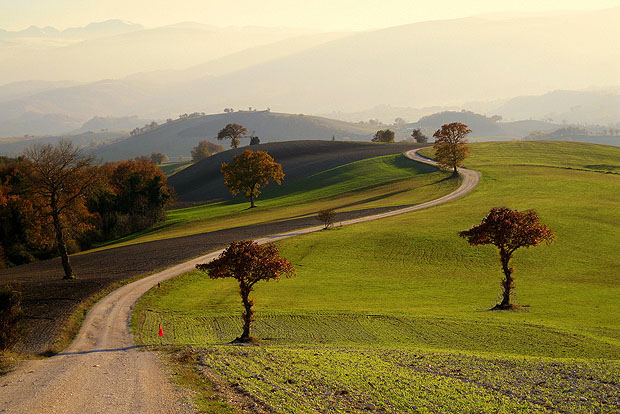
#> input picture src/uploaded_image.png, 620 x 414 px; its folder holds only this picture in this run
$ python -i data_utils.py   (imports and definitions only)
#> lines starting #> are read from the running program, lines starting #| are printed output that depends on the picture
import os
import cv2
import numpy as np
from tqdm import tqdm
import joblib
import random
import torch
from torch.utils.data import Dataset


# ==============================
# CONFIGURATION
# ==============================
PATCH_SIZE = 96
SIFT_FEATURES = 500  # balanced (400–800 recommended)
CONTRAST_THRESHOLD = 0.02
EDGE_THRESHOLD = 15
ENTROPY_RADIUS = 3


# ==============================
# UTIL FUNCTIONS
# ==============================
# [95 lines left out: functions load_casia_dataset, split_dataset, not called in this run]


# ==============================
# ENTROPY + SIFT EXTRACTION
# ==============================
def compute_entropy(img_gray, radius=ENTROPY_RADIUS):
    """
    Computes local entropy for grayscale image.
    """
    kernel_size = 2 * radius + 1
    hist = cv2.calcHist([img_gray], [0], None, [256], [0, 256])
    prob = hist / np.sum(hist)
    entropy = -np.sum(prob * np.log2(prob + 1e-9))
    ent_img = cv2.blur(img_gray.astype(np.float32), (kernel_size, kernel_size))
    return ent_img / np.max(ent_img)


def extract_sift_on_entropy(img, entropy_radius=ENTROPY_RADIUS, max_kp=SIFT_FEATURES):
    """
    Extracts SIFT features from entropy-enhanced grayscale image.
    """
     # ⚡ ADD THESE 4 LINES ONLY:
    h, w = img.shape[:2]
    if h > 512 or w > 512:
        scale = 512 / max(h, w)
        img = cv2.resize(img, (int(w * scale), int(h * scale)))

    gray = cv2.cvtColor(img, cv2.COLOR_BGR2GRAY)
    ent_norm = compute_entropy(gray, entropy_radius)
    ent_norm = (255 * (ent_norm / np.max(ent_norm))).astype(np.uint8)

    sift = cv2.SIFT_create(nfeatures=max_kp, contrastThreshold=CONTRAST_THRESHOLD, edgeThreshold=EDGE_THRESHOLD)
    kps, descs = sift.detectAndCompute(ent_norm, None)

    if kps is None or len(kps) == 0:
        print("⚠️ No keypoints detected for image — skipping.")
        return [], None, gray, None, 1.0

    return kps, descs, gray, ent_norm, 1.0


# ==============================
# PATCH EXTRACTION (safe)
# ==============================
def extract_patch(gray, kp, size=PATCH_SIZE):
    """
    Safely extracts a square patch around a keypoint.
    """
    x, y = int(kp.pt[0]), int(kp.pt[1])
    half = size // 2
    h, w = gray.shape

    # Clip coordinates to avoid out-of-bound errors
    x1, y1 = max(0, x - half), max(0, y - half)
    x2, y2 = min(w, x + half), min(h, y + half)

    patch = gray[y1:y2, x1:x2]

    # Skip if patch empty or too small
    if patch.size == 0 or patch.shape[0] < 5 or patch.shape[1] < 5:
        return None

    try:
        patch_resized = cv2.resize(patch, (size, size))
    except cv2.error:
        return None

    return patch_resized


# ==============================
# PAIR GENERATION
# ==============================
# [114 lines left out: function generate_pairs_from_split, not called in this run]

# ==============================
# DEBUG SIFT EXTRACTION
# ==============================
def debug_sift_extraction(img_path):
    """Debug SIFT feature extraction for a single image"""
#> called with img_path = 'uploaded_image.png'
    print(f"\n🔍 Debugging: {os.path.basename(img_path)}")

    img = cv2.imread(img_path)
#> img is the input picture: shape (414, 620, 3); mean B, G, R 85.6, 131.2, 143.7
    if img is None:
        print("❌ Failed to load image")
        return

    print(f"Image shape: {img.shape}")
#| Image shape: (414, 620, 3)

    kps, descs, gray, ent_norm, _ = extract_sift_on_entropy(img)
#> in extract_sift_on_entropy, `gray = cv2.cvtColor(img, cv2.COLOR_BGR2GRAY)`:
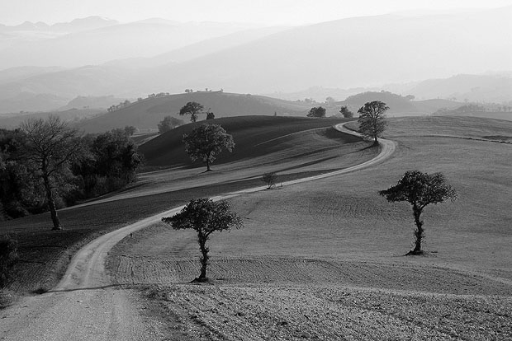
#> gray: shape (341, 512); min 0, max 249, mean 129.6
#> in compute_entropy, `hist = cv2.calcHist([img_gray], [0], None, [256], [0, 256])`: hist = 256 values, max 2083 at index 247, min 0 at index 250, mean 682
#> in compute_entropy, `prob = hist / np.sum(hist)`: prob = 256 values, max 0.0119 at index 247, min 0 at index 250, mean 0.00391
#> in compute_entropy, `entropy = -np.sum(prob * np.log2(prob + 1e-9))`: entropy = 7.68
#> in compute_entropy, `ent_img = cv2.blur(img_gray.astype(np.float32), (kernel_size, kernel_s..`:
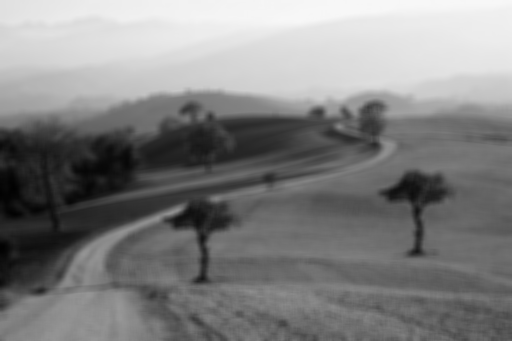
#> ent_img: shape (341, 512) float32; min 1.67, max 247.6, mean 129.6
#> in extract_sift_on_entropy, `kps, descs = sift.detectAndCompute(ent_norm, None)`: kps = 265 keypoints; strongest (x, y, size): (187, 161, 109), (415, 191, 29.1), (176, 210, 7.6), (367, 123, 32.9)

    if kps is None or len(kps) == 0:
        print("❌ No keypoints detected")
        print(f"Gray shape: {gray.shape}, range: [{gray.min()}, {gray.max()}]")
        print(f"Entropy shape: {ent_norm.shape}, range: [{ent_norm.min()}, {ent_norm.max()}]")
    else:
        print(f"✅ Detected {len(kps)} keypoints")
#| ✅ Detected 265 keypoints
        print(f"Descriptor shape: {descs.shape}")
#| Descriptor shape: (265, 128)

        # Test patch extraction
        successful_patches = 0
        for i, kp in enumerate(kps[:3]):  # Test first 3 keypoints
            patch = extract_patch(gray, kp, PATCH_SIZE)
            if patch is not None:
                successful_patches += 1
                print(f"  Keypoint {i}: patch shape {patch.shape}")
            else:
                print(f"  Keypoint {i}: failed to extract patch")
#> this loop made 3 passes
#> (kp, x in extract_patch, y in extract_patch, y1 in extract_patch, x2 in extract_patch, y2 in extract_patch) on passes 1 to 3: (keypoint at (7.9, 293.3), size 6.9, 7, 293, 245, 55, 341), (keypoint at (10.9, 125.7), size 6.6, 10, 125, 77, 58, 173), (keypoint at (12.7, 163), size 4.5, 12, 163, 115, 60, 211)
#|   Keypoint 0: patch shape (96, 96)
#|   Keypoint 1: patch shape (96, 96)
#|   Keypoint 2: patch shape (96, 96)
#> pass 1, in extract_patch, `patch = gray[y1:y2, x1:x2]`:
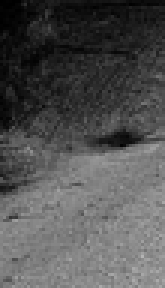
#> patch: shape (96, 55) (shown 3 times larger); min 0, max 180, mean 82.2
#> pass 1, in extract_patch, `patch_resized = cv2.resize(patch, (size, size))`:
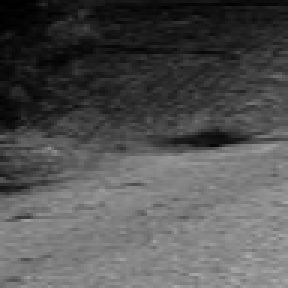
#> patch_resized: shape (96, 96) (shown 3 times larger); min 0, max 173, mean 82.2
#> pass 2, in extract_patch (call 2), `patch = gray[y1:y2, x1:x2]`:
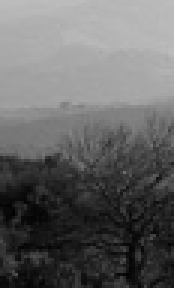
#> patch: shape (96, 58) (shown 3 times larger); min 1, max 189, mean 100.2
#> pass 2, in extract_patch (call 2), `patch_resized = cv2.resize(patch, (size, size))`:
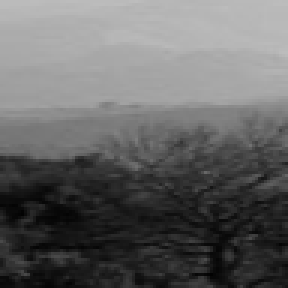
#> patch_resized: shape (96, 96) (shown 3 times larger); min 2, max 189, mean 100.2
#> after the loop, successful_patches = 3

        print(f"Successful patches: {successful_patches}/{min(3, len(kps))}")
#| Successful patches: 3/3

# ==============================
# DATASET CLASS
# ==============================
class PairDataset(Dataset):
    def __init__(self, pairs, labels):
        self.pairs = pairs
        self.labels = labels

    def __len__(self):
        return len(self.pairs)

    # [7 lines left out: function __getitem__, not called in this run]


# ==============================
# SAVE / LOAD UTILITIES
# ==============================
def save_pairs(pairs, labels, path):
    joblib.dump({"pairs": pairs, "labels": labels}, path)
    print(f"💾 Saved {len(pairs)} pairs → {path}")


# [86 lines left out: functions load_pairs, generate_pairs_from_split, generate_pairs, not called in this run]

>>> result = debug_sift_extraction('uploaded_image.png')
